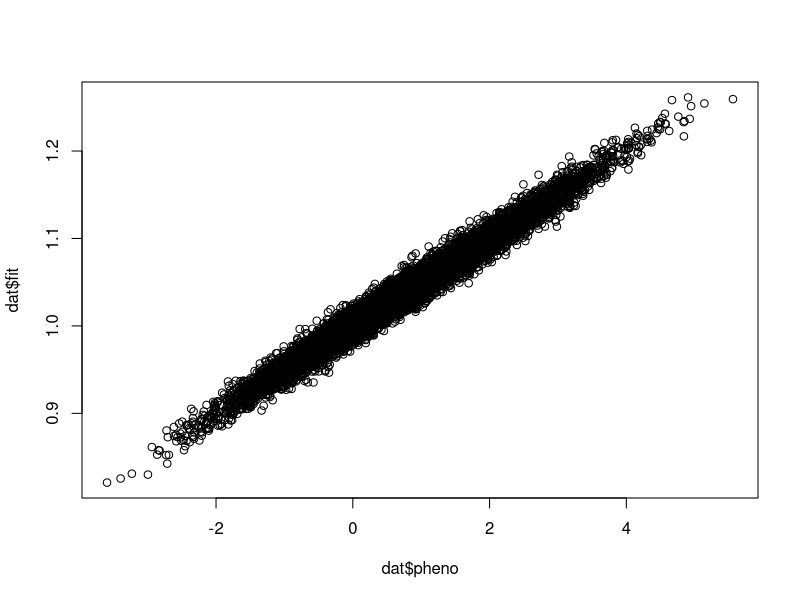

Write the R code that produced this figure.
require(systemfit)

################################################################
## Basic simulation, 0.05(0.01)
################################################################
setwd("~/Documents/MR-and-selection/Simulations/basic")

dat<-read.table("output.txt",header = TRUE)
table(dat$geno)
tapply(dat$pheno,dat$geno,mean)
tapply(dat$fit,dat$geno,mean)
plot(dat$pheno,dat$fit)
summary(lm(dat$fit~dat$pheno))

sf<-systemfit(fit~pheno,inst = ~geno,method = "2SLS",data=dat)
summary(sf)
